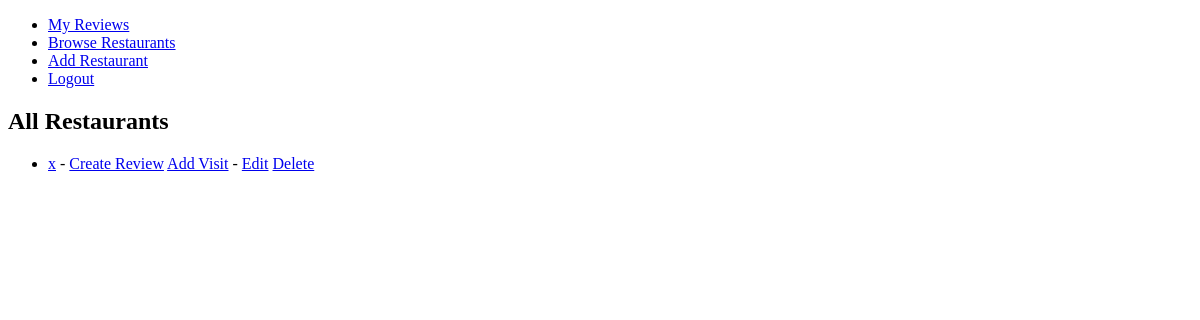
/restaurants/ (signed in), run on an earlier commit of the app's database.
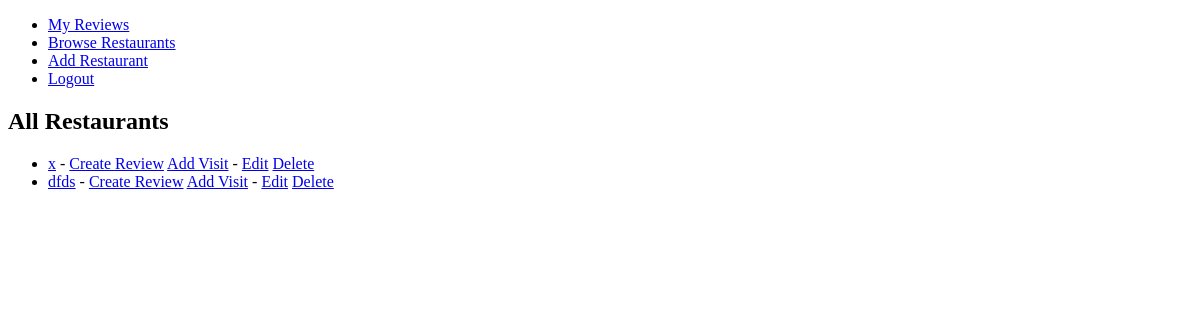
And on a later commit of the database.
### reviews/models.py (models this page shows, shortened)
class Restaurant(models.Model):
    RESTAURANT_TYPE_OPTIONS: List[Tuple[str, str]] = [
        ('african_cuisine', 'African cuisine'),
        ('american_cuisine', 'Cuisine of the Americas'),
        ('asian_cuisine', 'Asian cuisine'),
        ('european_cuisine', 'European cuisine'),
        ('oceanic_cuisine', 'Oceanic cuisine'),
    ]
    name = models.CharField(max_length=100)
    cuisine = models.CharField(max_length=50, choices=RESTAURANT_TYPE_OPTIONS, default='european_cuisine')
    address = models.TextField(max_length=200)
    created_by = models.ForeignKey(get_user_model(), on_delete=models.CASCADE)

### reviews/views.py (the view)
# urls.py: path('restaurants/', restaurant_list, name='restaurant_list'),
def restaurant_list(request):
    restaurants = Restaurant.objects.all()
    return render(request, 'reviews/restaurant_list.html', {'restaurants': restaurants})

### reviews/templates/reviews/restaurant_list.html (shortened to what this page needs)
<!DOCTYPE html>
<html lang="en">
<head>
</head>
<body>
{% extends 'main.html' %}
{% block content %}
    <h2>All Restaurants</h2>
<ul>
    {% for restaurant in restaurants %}
        <li>
            <a href="{% url 'restaurant_detail' restaurant.id %}">{{ restaurant.name }}</a>
        -
            {% if user.is_authenticated %}
                <a href="{% url 'create_review' restaurant.id %}">Create Review</a>
                <a href="{% url 'add_visit' restaurant.id %}">Add Visit</a>
                {% if user == restaurant.created_by %}
                    - <a href="{% url 'edit_restaurant' restaurant.id %}">Edit</a>
                      <a href="{% url 'delete_restaurant' restaurant.id %}">Delete</a>
                {% endif %}
            {% endif %}
        </li>
    {% endfor %}
</ul>
{% endblock content %}

What changed in the data, as far as the page shows it:
added Restaurant: name "dfds", shows "Edit"
